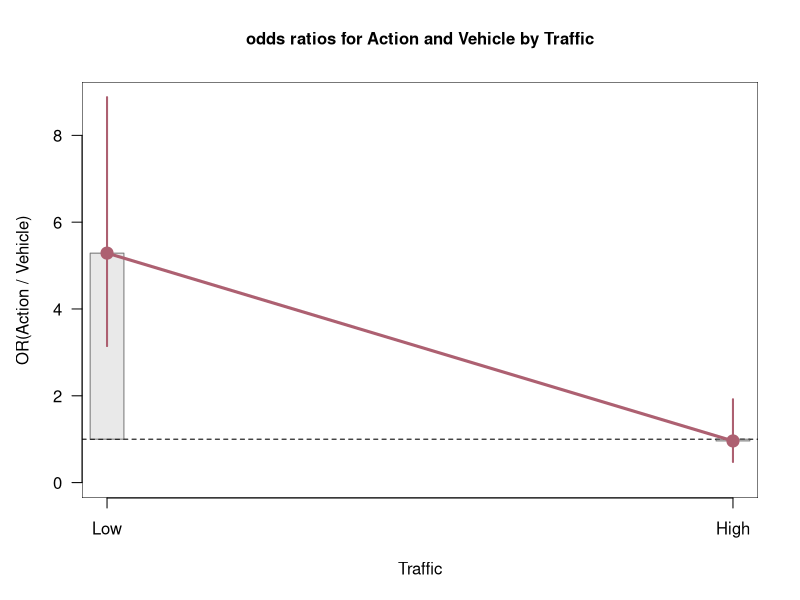
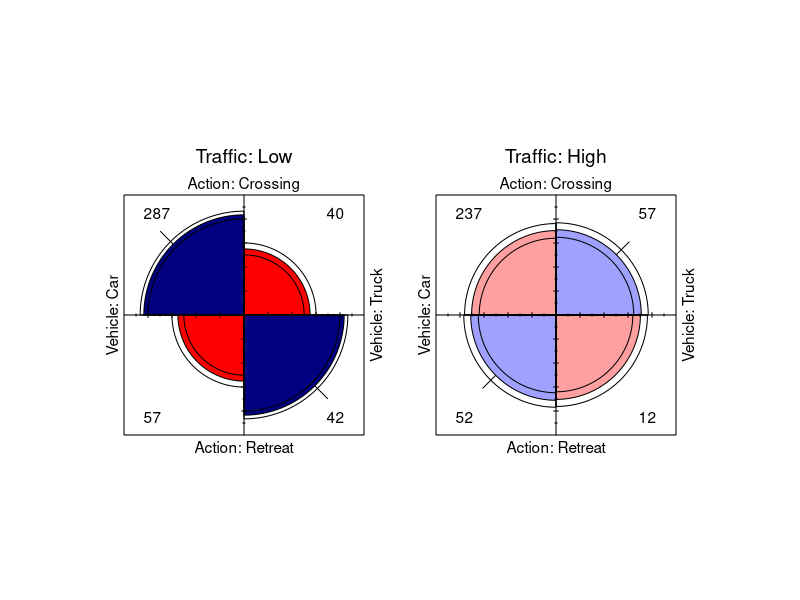
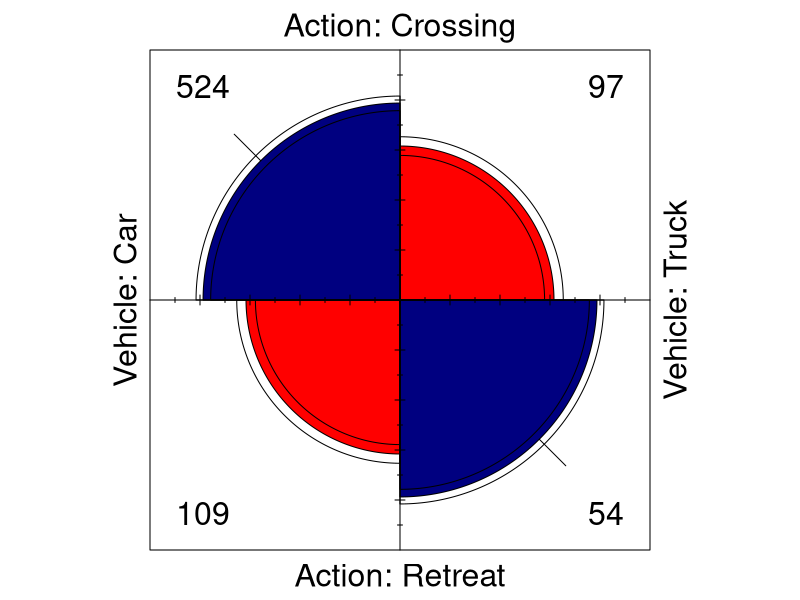
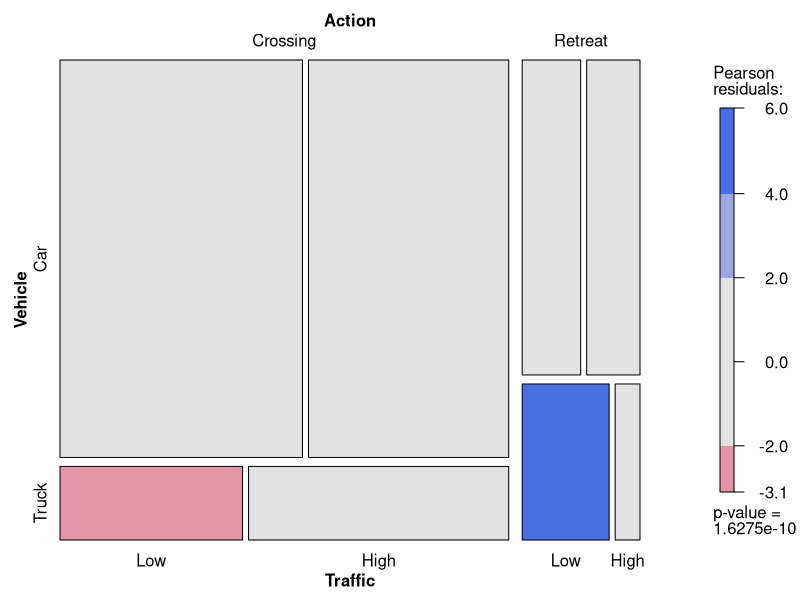

Reproduce these figures in R, in order.
# The goal of the experiment is to determine how the odds of crossing (Y) change from car to truck (X), adjusting for low vs. high traffic (Z).
# a) Obtain the estimated odds ratio and confidence intervals of crossing for car vs. truck at each traffic location. 
# Interpret them and use the fourfold display to help you understand the output. Use also the mosaic function to interpret partial tables.
# b) Obtain the estimated odds ratio of crossing vs. retreat without taking into account the third (control) variable. 
# Would it be correct to exclude the effect of that third variable?
# c) Test the homogeneous association between X and Y controlling for Z (function woolf_test).
# d) Are X and Y conditional independent given Z?

library("vcd")
library("vcdExtra")

setwd("C:/Users/Panagiotis/Documents/EIT Digital Masterschool/UPM/1st semester/Intelligent Data Analysis/1. Descriptive Statistics and Statistical Modelling/4. Regression models")

Elks.table = data.frame(expand.grid(Action=c("Crossing", "Retreat"), Traffic=c("Low", "High"), Vehicle=c("Car", "Truck")), counts=c(287,57,237,52,40,42,57,12))

Elks.partial = xtabs(counts ~ Action + Vehicle + Traffic, data = Elks.table)
Elks.partial

Elks.podds=oddsratio(Elks.partial, log=FALSE)
Elks.podds

### Table of Action by Vehicle given Traffic, Traffic = Low
#odds ratio >1
oddsratio(Elks.partial[,,1], log=FALSE)

### Table of Action by Vehicle given Traffic, Traffic = High
#odds ratio <1
oddsratio(Elks.partial[,,2], log=FALSE)

# Question 2

# Marginal table of Action by Vehicle, ignoring Traffic
Elks.marginal=xtabs(counts~Action+Vehicle, data=Elks.table)
Elks.marginal

# Let's estimate the odds ratio of crossing vs. retreat without taking into account the control variable.
# The odds of “success” (crossing) for car vehicles are higher than for trucks.
oddsratio(Elks.marginal, log=FALSE)
# Taking into account (controlling for) traffic, the odds of crossing are lower for car vehicles than for trucks in case of high traffic. 
# Just the reverse direction that the marginal table showed.
# Simpson’s Paradox: The result that a marginal association can have a different direction from each conditional association.
# Moral: It can be dangerous to “collapse” contingency tables over a third control variable.

# The odds ratio is greater than 1 for low traffic which means that the odds of crossing for cars are higher than the odds for trucks.
# But in case of high traffic, since the confidence interval contains the value 1, we are going to assume that the odds ratio of crossing for cars is comparable to the odds ratio of crossing for trucks.
confint(Elks.podds, log=FALSE)
plot(Elks.podds)

# In the following fourfold display, we can see a graphical representation for the odds ratio of each traffic level.
# It includes confidence rings. If they don't overlap, that indicates an association between crossing and cars, every odds ration is significantly different from 0. 
# In the display we can see a strong positive association for low traffic (5.286842). 
# The rings don’t overlap and the non-principal diagonal sectors have less area than the principal diagonal ones (odds ratio greater than 1).
# On the other hand the odds of crossing is essentially identical for cars and trucks in case of high traffic (odds ration almost 1). 
# This result is an example of Simpson's paradox.
fourfold(Elks.partial)

# In the Elks marginal table, where the odds ratio was 2.676251, we observe a strong positive association (odds ratio greater than 1).
fourfold(Elks.marginal)

# From the mosaic plot below We see that there is no systematic association between different actions and the type of vehicle - except among the action of trucks under low traffic.
# The tiles show that there are relatively less trucks in low traffic with crossing that the hypothesis of independence would predict.
mosaic(Elks.partial, shade = T, split_vertical=TRUE)

# Question 3

# Let’s test the hypothesis of homogeneous association (or homogeneity of odds ratio).
woolf_test(Elks.partial)
# The very low p-value (0.0001) indicates that we can reject the Homogeneity of the Odds Ratio through the two levels of traffic.
# We cannot assume that the conditional relationship between any pair of variables given the third one is the same at each level of the third variable.

# Question 4

# Let's test the hypothesis of conditional independence
mantelhaen.test(Elks.partial)
# The very low p-value (7.868e-07) indicates that we can reject the conditional independence of the Odds Ratio through the two levels of traffic.
